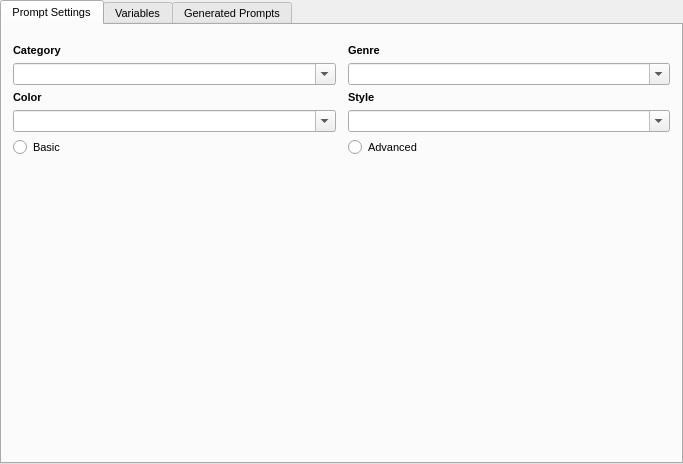
<?xml version="1.0" encoding="UTF-8"?>
<ui version="4.0">
 <class>prompt_builder_form</class>
 <widget class="QWidget" name="prompt_builder_form">
  <property name="geometry">
   <rect>
    <x>0</x>
    <y>0</y>
    <width>683</width>
    <height>464</height>
   </rect>
  </property>
  <property name="windowTitle">
   <string>Form</string>
  </property>
  <layout class="QGridLayout" name="gridLayout">
   <property name="leftMargin">
    <number>0</number>
   </property>
   <property name="topMargin">
    <number>0</number>
   </property>
   <property name="rightMargin">
    <number>0</number>
   </property>
   <property name="bottomMargin">
    <number>0</number>
   </property>
   <item row="0" column="0">
    <widget class="QScrollArea" name="scrollArea_2">
     <property name="frameShape">
      <enum>QFrame::NoFrame</enum>
     </property>
     <property name="frameShadow">
      <enum>QFrame::Plain</enum>
     </property>
     <property name="widgetResizable">
      <bool>true</bool>
     </property>
     <widget class="QWidget" name="scrollAreaWidgetContents_2">
      <property name="geometry">
       <rect>
        <x>0</x>
        <y>0</y>
        <width>683</width>
        <height>464</height>
       </rect>
      </property>
      <layout class="QGridLayout" name="gridLayout_5">
       <property name="leftMargin">
        <number>0</number>
       </property>
       <property name="topMargin">
        <number>0</number>
       </property>
       <property name="rightMargin">
        <number>0</number>
       </property>
       <property name="bottomMargin">
        <number>0</number>
       </property>
       <item row="0" column="0">
        <widget class="QTabWidget" name="tabWidget">
         <property name="font">
          <font>
           <pointsize>8</pointsize>
          </font>
         </property>
         <property name="currentIndex">
          <number>0</number>
         </property>
         <widget class="QWidget" name="tab_3">
          <attribute name="title">
           <string>Prompt Settings</string>
          </attribute>
          <layout class="QGridLayout" name="gridLayout_4">
           <property name="leftMargin">
            <number>11</number>
           </property>
           <property name="topMargin">
            <number>19</number>
           </property>
           <property name="rightMargin">
            <number>11</number>
           </property>
           <property name="bottomMargin">
            <number>9</number>
           </property>
           <property name="verticalSpacing">
            <number>6</number>
           </property>
           <item row="2" column="0" colspan="2">
            <widget class="QLabel" name="label_8">
             <property name="font">
              <font>
               <pointsize>8</pointsize>
               <bold>true</bold>
              </font>
             </property>
             <property name="text">
              <string>Color</string>
             </property>
            </widget>
           </item>
           <item row="3" column="2">
            <widget class="QComboBox" name="prompt_style">
             <property name="sizePolicy">
              <sizepolicy hsizetype="MinimumExpanding" vsizetype="Fixed">
               <horstretch>0</horstretch>
               <verstretch>0</verstretch>
              </sizepolicy>
             </property>
             <property name="minimumSize">
              <size>
               <width>80</width>
               <height>22</height>
              </size>
             </property>
             <property name="maximumSize">
              <size>
               <width>16777215</width>
               <height>16777215</height>
              </size>
             </property>
             <property name="font">
              <font>
               <pointsize>8</pointsize>
              </font>
             </property>
             <property name="editable">
              <bool>true</bool>
             </property>
             <property name="insertPolicy">
              <enum>QComboBox::InsertAlphabetically</enum>
             </property>
             <property name="sizeAdjustPolicy">
              <enum>QComboBox::AdjustToContentsOnFirstShow</enum>
             </property>
            </widget>
           </item>
           <item row="3" column="0">
            <widget class="QComboBox" name="prompt_color">
             <property name="sizePolicy">
              <sizepolicy hsizetype="MinimumExpanding" vsizetype="Fixed">
               <horstretch>0</horstretch>
               <verstretch>0</verstretch>
              </sizepolicy>
             </property>
             <property name="minimumSize">
              <size>
               <width>80</width>
               <height>22</height>
              </size>
             </property>
             <property name="font">
              <font>
               <pointsize>8</pointsize>
              </font>
             </property>
             <property name="editable">
              <bool>true</bool>
             </property>
             <property name="insertPolicy">
              <enum>QComboBox::InsertAlphabetically</enum>
             </property>
             <property name="sizeAdjustPolicy">
              <enum>QComboBox::AdjustToContentsOnFirstShow</enum>
             </property>
            </widget>
           </item>
           <item row="4" column="0">
            <widget class="QRadioButton" name="basic_radio">
             <property name="font">
              <font>
               <pointsize>8</pointsize>
              </font>
             </property>
             <property name="text">
              <string>Basic</string>
             </property>
            </widget>
           </item>
           <item row="4" column="2">
            <widget class="QRadioButton" name="advanced_radio">
             <property name="font">
              <font>
               <pointsize>8</pointsize>
              </font>
             </property>
             <property name="text">
              <string>Advanced</string>
             </property>
            </widget>
           </item>
           <item row="2" column="2">
            <widget class="QLabel" name="label_11">
             <property name="sizePolicy">
              <sizepolicy hsizetype="Maximum" vsizetype="Preferred">
               <horstretch>0</horstretch>
               <verstretch>0</verstretch>
              </sizepolicy>
             </property>
             <property name="font">
              <font>
               <pointsize>8</pointsize>
               <bold>true</bold>
              </font>
             </property>
             <property name="text">
              <string>Style</string>
             </property>
            </widget>
           </item>
           <item row="0" column="2">
            <widget class="QLabel" name="label">
             <property name="font">
              <font>
               <pointsize>8</pointsize>
               <bold>true</bold>
              </font>
             </property>
             <property name="text">
              <string>Genre</string>
             </property>
            </widget>
           </item>
           <item row="0" column="0">
            <widget class="QLabel" name="label_2">
             <property name="sizePolicy">
              <sizepolicy hsizetype="Maximum" vsizetype="Maximum">
               <horstretch>0</horstretch>
               <verstretch>0</verstretch>
              </sizepolicy>
             </property>
             <property name="font">
              <font>
               <pointsize>8</pointsize>
               <bold>true</bold>
              </font>
             </property>
             <property name="text">
              <string>Category</string>
             </property>
            </widget>
           </item>
           <item row="1" column="2">
            <widget class="QComboBox" name="prompt_genre">
             <property name="sizePolicy">
              <sizepolicy hsizetype="MinimumExpanding" vsizetype="Fixed">
               <horstretch>0</horstretch>
               <verstretch>0</verstretch>
              </sizepolicy>
             </property>
             <property name="minimumSize">
              <size>
               <width>80</width>
               <height>22</height>
              </size>
             </property>
             <property name="font">
              <font>
               <pointsize>8</pointsize>
              </font>
             </property>
             <property name="editable">
              <bool>true</bool>
             </property>
             <property name="insertPolicy">
              <enum>QComboBox::InsertAlphabetically</enum>
             </property>
             <property name="sizeAdjustPolicy">
              <enum>QComboBox::AdjustToContentsOnFirstShow</enum>
             </property>
            </widget>
           </item>
           <item row="1" column="0">
            <widget class="QComboBox" name="prompt_category">
             <property name="sizePolicy">
              <sizepolicy hsizetype="MinimumExpanding" vsizetype="Fixed">
               <horstretch>0</horstretch>
               <verstretch>0</verstretch>
              </sizepolicy>
             </property>
             <property name="minimumSize">
              <size>
               <width>80</width>
               <height>22</height>
              </size>
             </property>
             <property name="maximumSize">
              <size>
               <width>16777215</width>
               <height>16777215</height>
              </size>
             </property>
             <property name="font">
              <font>
               <pointsize>8</pointsize>
              </font>
             </property>
             <property name="editable">
              <bool>true</bool>
             </property>
             <property name="insertPolicy">
              <enum>QComboBox::InsertAlphabetically</enum>
             </property>
             <property name="sizeAdjustPolicy">
              <enum>QComboBox::AdjustToContentsOnFirstShow</enum>
             </property>
            </widget>
           </item>
           <item row="5" column="0">
            <spacer name="verticalSpacer">
             <property name="orientation">
              <enum>Qt::Vertical</enum>
             </property>
             <property name="sizeHint" stdset="0">
              <size>
               <width>20</width>
               <height>40</height>
              </size>
             </property>
            </spacer>
           </item>
          </layout>
         </widget>
         <widget class="QWidget" name="tab">
          <attribute name="title">
           <string>Variables</string>
          </attribute>
          <layout class="QGridLayout" name="gridLayout_2">
           <property name="leftMargin">
            <number>0</number>
           </property>
           <property name="topMargin">
            <number>0</number>
           </property>
           <property name="rightMargin">
            <number>0</number>
           </property>
           <property name="bottomMargin">
            <number>0</number>
           </property>
           <item row="0" column="0">
            <layout class="QGridLayout" name="gridLayout_9">
             <property name="spacing">
              <number>0</number>
             </property>
             <item row="1" column="1">
              <layout class="QHBoxLayout" name="horizontalLayout_3">
               <item>
                <widget class="QPushButton" name="randomize_values_button">
                 <property name="sizePolicy">
                  <sizepolicy hsizetype="MinimumExpanding" vsizetype="Fixed">
                   <horstretch>0</horstretch>
                   <verstretch>0</verstretch>
                  </sizepolicy>
                 </property>
                 <property name="minimumSize">
                  <size>
                   <width>20</width>
                   <height>0</height>
                  </size>
                 </property>
                 <property name="maximumSize">
                  <size>
                   <width>16777215</width>
                   <height>16777215</height>
                  </size>
                 </property>
                 <property name="font">
                  <font>
                   <pointsize>8</pointsize>
                  </font>
                 </property>
                 <property name="text">
                  <string>Randomize</string>
                 </property>
                </widget>
               </item>
               <item>
                <widget class="QPushButton" name="values_to_random_button">
                 <property name="sizePolicy">
                  <sizepolicy hsizetype="MinimumExpanding" vsizetype="Minimum">
                   <horstretch>0</horstretch>
                   <verstretch>0</verstretch>
                  </sizepolicy>
                 </property>
                 <property name="minimumSize">
                  <size>
                   <width>20</width>
                   <height>0</height>
                  </size>
                 </property>
                 <property name="maximumSize">
                  <size>
                   <width>16777215</width>
                   <height>16777215</height>
                  </size>
                 </property>
                 <property name="font">
                  <font>
                   <pointsize>8</pointsize>
                  </font>
                 </property>
                 <property name="text">
                  <string>To Random</string>
                 </property>
                </widget>
               </item>
               <item>
                <widget class="QPushButton" name="reset_weights_button">
                 <property name="sizePolicy">
                  <sizepolicy hsizetype="MinimumExpanding" vsizetype="Fixed">
                   <horstretch>0</horstretch>
                   <verstretch>0</verstretch>
                  </sizepolicy>
                 </property>
                 <property name="minimumSize">
                  <size>
                   <width>20</width>
                   <height>0</height>
                  </size>
                 </property>
                 <property name="maximumSize">
                  <size>
                   <width>16777215</width>
                   <height>16777215</height>
                  </size>
                 </property>
                 <property name="font">
                  <font>
                   <pointsize>8</pointsize>
                  </font>
                 </property>
                 <property name="text">
                  <string>Reset Weights</string>
                 </property>
                </widget>
               </item>
               <item>
                <widget class="QPushButton" name="clear_values_button">
                 <property name="sizePolicy">
                  <sizepolicy hsizetype="MinimumExpanding" vsizetype="Fixed">
                   <horstretch>0</horstretch>
                   <verstretch>0</verstretch>
                  </sizepolicy>
                 </property>
                 <property name="minimumSize">
                  <size>
                   <width>20</width>
                   <height>0</height>
                  </size>
                 </property>
                 <property name="maximumSize">
                  <size>
                   <width>16777215</width>
                   <height>16777215</height>
                  </size>
                 </property>
                 <property name="font">
                  <font>
                   <pointsize>8</pointsize>
                  </font>
                 </property>
                 <property name="text">
                  <string>Clear</string>
                 </property>
                </widget>
               </item>
              </layout>
             </item>
             <item row="0" column="1">
              <widget class="QScrollArea" name="scrollArea">
               <property name="sizePolicy">
                <sizepolicy hsizetype="MinimumExpanding" vsizetype="Expanding">
                 <horstretch>0</horstretch>
                 <verstretch>0</verstretch>
                </sizepolicy>
               </property>
               <property name="minimumSize">
                <size>
                 <width>200</width>
                 <height>0</height>
                </size>
               </property>
               <property name="frameShape">
                <enum>QFrame::NoFrame</enum>
               </property>
               <property name="frameShadow">
                <enum>QFrame::Plain</enum>
               </property>
               <property name="verticalScrollBarPolicy">
                <enum>Qt::ScrollBarAlwaysOn</enum>
               </property>
               <property name="widgetResizable">
                <bool>true</bool>
               </property>
               <widget class="QWidget" name="scroll_grid">
                <property name="geometry">
                 <rect>
                  <x>0</x>
                  <y>0</y>
                  <width>663</width>
                  <height>413</height>
                 </rect>
                </property>
               </widget>
              </widget>
             </item>
            </layout>
           </item>
          </layout>
         </widget>
         <widget class="QWidget" name="tab_2">
          <attribute name="title">
           <string>Generated Prompts</string>
          </attribute>
          <layout class="QGridLayout" name="gridLayout_3">
           <property name="leftMargin">
            <number>11</number>
           </property>
           <property name="topMargin">
            <number>19</number>
           </property>
           <property name="rightMargin">
            <number>11</number>
           </property>
           <property name="bottomMargin">
            <number>9</number>
           </property>
           <item row="0" column="0">
            <widget class="QScrollArea" name="scrollArea_3">
             <property name="widgetResizable">
              <bool>true</bool>
             </property>
             <widget class="QWidget" name="scrollAreaWidgetContents">
              <property name="geometry">
               <rect>
                <x>0</x>
                <y>0</y>
                <width>655</width>
                <height>408</height>
               </rect>
              </property>
              <layout class="QGridLayout" name="gridLayout_6">
               <item row="0" column="0">
                <layout class="QVBoxLayout" name="verticalLayout_3">
                 <property name="spacing">
                  <number>6</number>
                 </property>
                 <item>
                  <widget class="QLabel" name="label_16">
                   <property name="sizePolicy">
                    <sizepolicy hsizetype="Maximum" vsizetype="Preferred">
                     <horstretch>0</horstretch>
                     <verstretch>0</verstretch>
                    </sizepolicy>
                   </property>
                   <property name="maximumSize">
                    <size>
                     <width>200</width>
                     <height>16777215</height>
                    </size>
                   </property>
                   <property name="font">
                    <font>
                     <pointsize>8</pointsize>
                     <bold>true</bold>
                    </font>
                   </property>
                   <property name="text">
                    <string>Prompt</string>
                   </property>
                  </widget>
                 </item>
                 <item>
                  <layout class="QHBoxLayout" name="horizontalLayout">
                   <property name="spacing">
                    <number>6</number>
                   </property>
                   <item>
                    <widget class="QLineEdit" name="prompt_prefix">
                     <property name="font">
                      <font>
                       <pointsize>8</pointsize>
                      </font>
                     </property>
                     <property name="placeholderText">
                      <string>Prompt prefix</string>
                     </property>
                    </widget>
                   </item>
                   <item>
                    <widget class="QLineEdit" name="prompt_suffix">
                     <property name="font">
                      <font>
                       <pointsize>8</pointsize>
                      </font>
                     </property>
                     <property name="placeholderText">
                      <string>Prompt suffix</string>
                     </property>
                    </widget>
                   </item>
                  </layout>
                 </item>
                 <item>
                  <widget class="QTextBrowser" name="prompt_text">
                   <property name="sizePolicy">
                    <sizepolicy hsizetype="MinimumExpanding" vsizetype="Expanding">
                     <horstretch>0</horstretch>
                     <verstretch>0</verstretch>
                    </sizepolicy>
                   </property>
                   <property name="minimumSize">
                    <size>
                     <width>200</width>
                     <height>0</height>
                    </size>
                   </property>
                   <property name="maximumSize">
                    <size>
                     <width>16777215</width>
                     <height>16777215</height>
                    </size>
                   </property>
                   <property name="font">
                    <font>
                     <pointsize>8</pointsize>
                    </font>
                   </property>
                   <property name="readOnly">
                    <bool>false</bool>
                   </property>
                  </widget>
                 </item>
                 <item>
                  <widget class="QLabel" name="label_17">
                   <property name="sizePolicy">
                    <sizepolicy hsizetype="Maximum" vsizetype="Preferred">
                     <horstretch>0</horstretch>
                     <verstretch>0</verstretch>
                    </sizepolicy>
                   </property>
                   <property name="maximumSize">
                    <size>
                     <width>200</width>
                     <height>16777215</height>
                    </size>
                   </property>
                   <property name="font">
                    <font>
                     <pointsize>8</pointsize>
                     <bold>true</bold>
                    </font>
                   </property>
                   <property name="text">
                    <string>Negative Prompt</string>
                   </property>
                  </widget>
                 </item>
                 <item>
                  <layout class="QHBoxLayout" name="horizontalLayout_2">
                   <property name="spacing">
                    <number>6</number>
                   </property>
                   <item>
                    <widget class="QLineEdit" name="negative_prompt_prefix">
                     <property name="font">
                      <font>
                       <pointsize>8</pointsize>
                      </font>
                     </property>
                     <property name="placeholderText">
                      <string>Negative prefix</string>
                     </property>
                    </widget>
                   </item>
                   <item>
                    <widget class="QLineEdit" name="negative_prompt_suffix">
                     <property name="font">
                      <font>
                       <pointsize>8</pointsize>
                      </font>
                     </property>
                     <property name="placeholderText">
                      <string>Negative suffix</string>
                     </property>
                    </widget>
                   </item>
                  </layout>
                 </item>
                 <item>
                  <widget class="QTextBrowser" name="negative_prompt_text">
                   <property name="sizePolicy">
                    <sizepolicy hsizetype="MinimumExpanding" vsizetype="Expanding">
                     <horstretch>0</horstretch>
                     <verstretch>0</verstretch>
                    </sizepolicy>
                   </property>
                   <property name="minimumSize">
                    <size>
                     <width>200</width>
                     <height>0</height>
                    </size>
                   </property>
                   <property name="maximumSize">
                    <size>
                     <width>16777215</width>
                     <height>16777215</height>
                    </size>
                   </property>
                   <property name="font">
                    <font>
                     <pointsize>8</pointsize>
                    </font>
                   </property>
                   <property name="readOnly">
                    <bool>false</bool>
                   </property>
                  </widget>
                 </item>
                </layout>
               </item>
               <item row="1" column="0">
                <layout class="QGridLayout" name="weights">
                 <item row="2" column="4">
                  <widget class="QLabel" name="label_5">
                   <property name="font">
                    <font>
                     <pointsize>8</pointsize>
                     <bold>false</bold>
                    </font>
                   </property>
                   <property name="text">
                    <string>Auto Neg Prompt</string>
                   </property>
                   <property name="alignment">
                    <set>Qt::AlignRight|Qt::AlignTrailing|Qt::AlignVCenter</set>
                   </property>
                  </widget>
                 </item>
                 <item row="1" column="0">
                  <widget class="QLabel" name="label_4">
                   <property name="font">
                    <font>
                     <pointsize>8</pointsize>
                     <bold>false</bold>
                    </font>
                   </property>
                   <property name="text">
                    <string>Text Prompt</string>
                   </property>
                   <property name="alignment">
                    <set>Qt::AlignLeading|Qt::AlignLeft|Qt::AlignVCenter</set>
                   </property>
                  </widget>
                 </item>
                 <item row="1" column="4">
                  <widget class="QLabel" name="label_3">
                   <property name="font">
                    <font>
                     <pointsize>8</pointsize>
                     <bold>false</bold>
                    </font>
                   </property>
                   <property name="text">
                    <string>Auto Prompt</string>
                   </property>
                   <property name="alignment">
                    <set>Qt::AlignRight|Qt::AlignTrailing|Qt::AlignVCenter</set>
                   </property>
                  </widget>
                 </item>
                 <item row="2" column="2">
                  <widget class="QSlider" name="negative_prompt_weight_distribution_slider">
                   <property name="sizePolicy">
                    <sizepolicy hsizetype="MinimumExpanding" vsizetype="Fixed">
                     <horstretch>0</horstretch>
                     <verstretch>0</verstretch>
                    </sizepolicy>
                   </property>
                   <property name="minimumSize">
                    <size>
                     <width>50</width>
                     <height>0</height>
                    </size>
                   </property>
                   <property name="maximum">
                    <number>100</number>
                   </property>
                   <property name="pageStep">
                    <number>1</number>
                   </property>
                   <property name="value">
                    <number>50</number>
                   </property>
                   <property name="orientation">
                    <enum>Qt::Horizontal</enum>
                   </property>
                   <property name="tickPosition">
                    <enum>QSlider::NoTicks</enum>
                   </property>
                   <property name="tickInterval">
                    <number>1</number>
                   </property>
                  </widget>
                 </item>
                 <item row="1" column="2">
                  <widget class="QSlider" name="prompt_weight_distribution_slider">
                   <property name="sizePolicy">
                    <sizepolicy hsizetype="MinimumExpanding" vsizetype="Fixed">
                     <horstretch>0</horstretch>
                     <verstretch>0</verstretch>
                    </sizepolicy>
                   </property>
                   <property name="minimumSize">
                    <size>
                     <width>50</width>
                     <height>0</height>
                    </size>
                   </property>
                   <property name="font">
                    <font>
                     <pointsize>10</pointsize>
                    </font>
                   </property>
                   <property name="maximum">
                    <number>100</number>
                   </property>
                   <property name="pageStep">
                    <number>1</number>
                   </property>
                   <property name="value">
                    <number>50</number>
                   </property>
                   <property name="orientation">
                    <enum>Qt::Horizontal</enum>
                   </property>
                   <property name="tickPosition">
                    <enum>QSlider::NoTicks</enum>
                   </property>
                   <property name="tickInterval">
                    <number>1</number>
                   </property>
                  </widget>
                 </item>
                 <item row="1" column="3">
                  <widget class="QLabel" name="auto_prompt_weight_label">
                   <property name="font">
                    <font>
                     <pointsize>8</pointsize>
                     <bold>true</bold>
                    </font>
                   </property>
                   <property name="text">
                    <string>0.50</string>
                   </property>
                   <property name="alignment">
                    <set>Qt::AlignRight|Qt::AlignTrailing|Qt::AlignVCenter</set>
                   </property>
                  </widget>
                 </item>
                 <item row="2" column="1">
                  <widget class="QLabel" name="negative_text_prompt_weight_label">
                   <property name="font">
                    <font>
                     <pointsize>8</pointsize>
                     <bold>true</bold>
                    </font>
                   </property>
                   <property name="text">
                    <string>0.5</string>
                   </property>
                   <property name="alignment">
                    <set>Qt::AlignLeading|Qt::AlignLeft|Qt::AlignVCenter</set>
                   </property>
                  </widget>
                 </item>
                 <item row="2" column="0">
                  <widget class="QLabel" name="label_6">
                   <property name="font">
                    <font>
                     <pointsize>8</pointsize>
                     <bold>false</bold>
                    </font>
                   </property>
                   <property name="text">
                    <string>Negative Prompt</string>
                   </property>
                   <property name="alignment">
                    <set>Qt::AlignLeading|Qt::AlignLeft|Qt::AlignVCenter</set>
                   </property>
                  </widget>
                 </item>
                 <item row="2" column="3">
                  <widget class="QLabel" name="negative_auto_prompt_weight_label">
                   <property name="font">
                    <font>
                     <pointsize>8</pointsize>
                     <bold>true</bold>
                    </font>
                   </property>
                   <property name="text">
                    <string>0.5</string>
                   </property>
                   <property name="alignment">
                    <set>Qt::AlignRight|Qt::AlignTrailing|Qt::AlignVCenter</set>
                   </property>
                  </widget>
                 </item>
                 <item row="1" column="1">
                  <widget class="QLabel" name="text_prompt_weight_label">
                   <property name="font">
                    <font>
                     <pointsize>8</pointsize>
                     <bold>true</bold>
                    </font>
                   </property>
                   <property name="text">
                    <string>0.50</string>
                   </property>
                   <property name="alignment">
                    <set>Qt::AlignLeading|Qt::AlignLeft|Qt::AlignVCenter</set>
                   </property>
                  </widget>
                 </item>
                 <item row="0" column="3" colspan="2">
                  <widget class="QComboBox" name="prompt_blend_type">
                   <property name="font">
                    <font>
                     <pointsize>8</pointsize>
                    </font>
                   </property>
                   <property name="toolTip">
                    <string>Blend mode</string>
                   </property>
                   <item>
                    <property name="text">
                     <string>Blend Disabled</string>
                    </property>
                   </item>
                   <item>
                    <property name="text">
                     <string>Main Prompt</string>
                    </property>
                   </item>
                   <item>
                    <property name="text">
                     <string>Prompt Builder</string>
                    </property>
                   </item>
                  </widget>
                 </item>
                 <item row="0" column="0" colspan="3">
                  <widget class="QLabel" name="label_7">
                   <property name="font">
                    <font>
                     <pointsize>8</pointsize>
                     <bold>true</bold>
                    </font>
                   </property>
                   <property name="text">
                    <string>Prompt blend weight distribution</string>
                   </property>
                   <property name="alignment">
                    <set>Qt::AlignLeading|Qt::AlignLeft|Qt::AlignVCenter</set>
                   </property>
                  </widget>
                 </item>
                </layout>
               </item>
              </layout>
             </widget>
            </widget>
           </item>
          </layout>
         </widget>
        </widget>
       </item>
      </layout>
     </widget>
    </widget>
   </item>
  </layout>
 </widget>
 <resources/>
 <connections/>
</ui>
